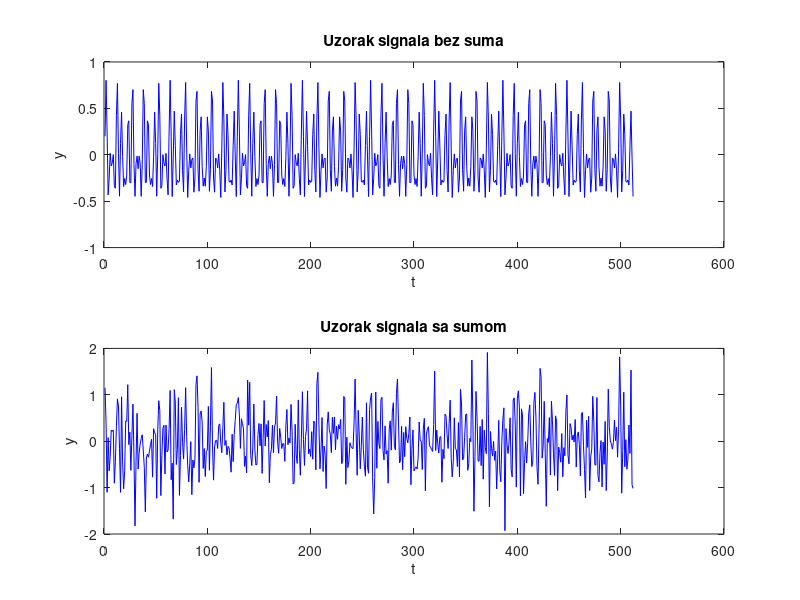

Reproduce this figure in MATLAB. (Note: this script raises an error after producing the figure.)
clear
clc

g=@(t) 0.2*cos(2*pi*20.*t)+0.35*sin(2*pi*50.*t)+0.3*sin(2*pi*70.*t);

N=512;
n=9;
T=2;
dt=T/N;
dfi=1/T;

t=0:dt:(T-dt);
gk=g(t);
gkp=gk+0.5*randn(size(t));

figure()
subplot(2,1,1);
plot(gk,'b-');
xlabel('t');
ylabel('y');
title('Uzorak signala bez suma');
subplot(2,1,2);
plot(gkp,'b-');
xlabel('t');
ylabel('y');
title('Uzorak signala sa sumom');

bete=FFT(gk,n);
betep=FFT(gkp,n);

for i=1:max(size(bete))
    dom_bete(i)=i/T;
end

figure()
subplot(2,1,1);
stem(dom_bete,abs(bete),'r-o');
xlabel('\Phi_k');
ylabel('|\beta_k|');
title('|\beta_k| bez suma');
subplot(2,1,2);
stem(dom_bete,abs(betep),'r-o');
xlabel('\Phi_k');
ylabel('|\beta_k|');
title('|\beta_k| sa sumom');

[a,b]=trig_FFT(gk,n);
[ap,bp]=trig_FFT(gkp,n);

for i=1:max(size(a))
    dom_a(i)=i/T;
end
for i=1:max(size(b))
    dom_b(i)=i/T;
end

figure()
subplot(2,1,1);
stem(dom_a,a,'r-o');
xlabel('\Phi_k');
ylabel('A_k');
title('A_k bez suma');
subplot(2,1,2);
stem(dom_b,b,'r-o');
xlabel('\Phi_k');
ylabel('B_k');
title('B_k bez suma');

figure()
subplot(2,1,1);
stem(dom_a,ap,'r-o');
xlabel('\Phi_k');
ylabel('A_k');
title('A_k sa sumom');
subplot(2,1,2);
stem(dom_b,bp,'r-o');
xlabel('\Phi_k');
ylabel('B_k');
title('B_k sa sumom');